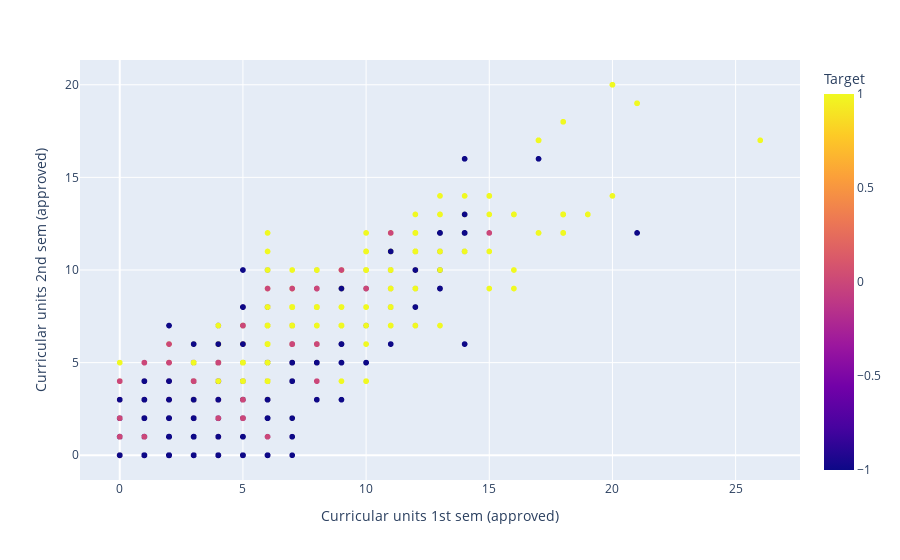

Notebook code for this chart:
### Markdown cell above
## vendo se há uma correlação entre as unidades curriculares do 1º e 2º semestre

### Code cell
fig = px.scatter(df, 
             x = 'Curricular units 1st sem (approved)',
             y = 'Curricular units 2nd sem (approved)',
             color = 'Target')
fig.show()

### Figure 1 — Plotly figure (JSON) as saved in the notebook; plotly's stock layout.template omitted (floating-point values rounded to 4 significant figures; data arrays with more than 128 entries replaced by an {"elided": "..."} marker saying what was removed)
{"data": [{"hovertemplate": "Curricular units 1st sem (approved)=%{x}<br>Curricular units 2nd sem (approved)=%{y}<br>Target=%{marker.color}<extra></extra>", "legendgroup": "", "marker": {"color": {"elided": "4424 int values"}, "coloraxis": "coloraxis", "symbol": "circle"}, "mode": "markers", "name": "", "showlegend": false, "type": "scattergl", "x": {"elided": "4424 int values"}, "xaxis": "x", "y": {"elided": "4424 int values"}, "yaxis": "y"}], "layout": {"coloraxis": {"colorbar": {"title": {"text": "Target"}}, "colorscale": [[0, "#0d0887"], [0.1111, "#46039f"], [0.2222, "#7201a8"], [0.3333, "#9c179e"], [0.4444, "#bd3786"], [0.5556, "#d8576b"], [0.6667, "#ed7953"], [0.7778, "#fb9f3a"], [0.8889, "#fdca26"], [1, "#f0f921"]]}, "legend": {"tracegroupgap": 0}, "margin": {"t": 60}, "xaxis": {"anchor": "y", "domain": [0, 1], "title": {"text": "Curricular units 1st sem (approved)"}}, "yaxis": {"anchor": "x", "domain": [0, 1], "title": {"text": "Curricular units 2nd sem (approved)"}}}}
